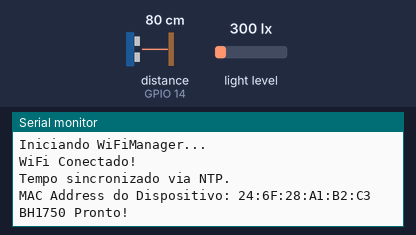
Simulated run of this sketch. Board: ESP32. On the bench: the last lines printed to the serial monitor. Wiring (inferred from the names in the program): ultrasonic range finder: trigger GPIO 12; echo GPIO 14. The test bench sets the inputs (shaded band); at power-on: distance to the obstacle (sensor on GPIO 14) 80 cm, light level 300 lx. The echo pulse lasts 58.3 µs per cm; WiFi joins after 1.5 s; servers stay silent unless stated; the local clock reads 2024-03-15 10:24:30 at power-on unless the sketch sets it; web services answer with replies made up by the test bench.

Above: at 2.9 s.
3.0 s: distance to the obstacle (sensor on GPIO 14) set to 2 cm
At 4.4 s:
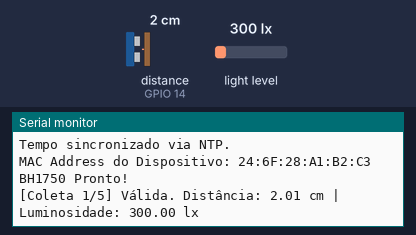
7.5 s: light level set to 40 lx
At 15.34 s:
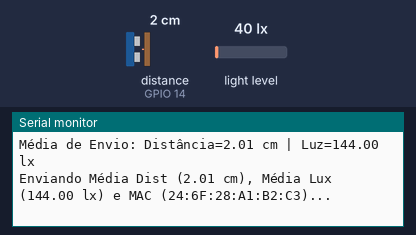
15.5 s: distance to the obstacle (sensor on GPIO 14) set to 4 cm
At 15.5 s:
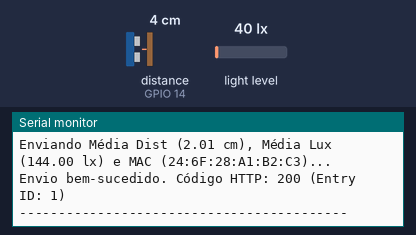
19.6 s: light level set to 500 lx
At 22.2 s:
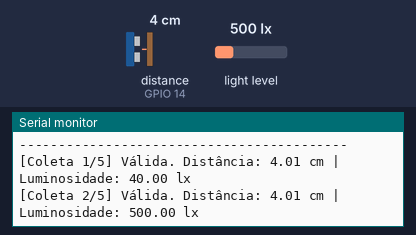
Timing chart, 0 to 23.7 s (numbered marks = the images above; inputs shaded):
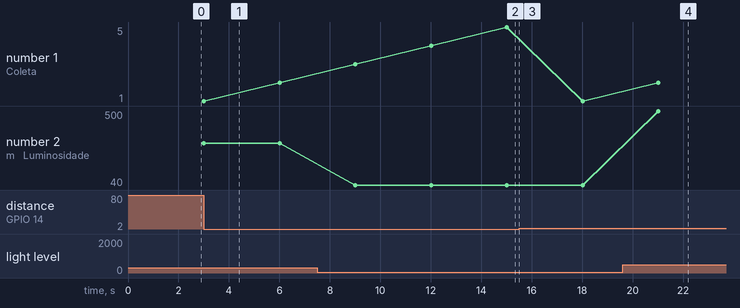

Measured:
- after the input at 3.0 s, the serial monitor: prints a new line at once (image 1)
- after the input at 7.5 s, the serial monitor: prints a new line after 1.5 s (image 2)
- after the input at 19.6 s, the serial monitor: prints a new line after 1.4 s (image 4)
- plotted number 2: 300 → 40 after the input at 7.5 s, 40 → 500 after the input at 19.6 s

The sketch:

Projeto_IoT.ino
```cpp
/*
 * PROJETO: Logger IoT para ThingSpeak (Canal Único, 3 Fields)
 * FUNÇÃO: Coletar dados de sensores (HC-SR04 e BH1750), fazer uma média de 5 leituras
 * a cada 15 segundos, e enviar os resultados junto com o MAC Address para o ThingSpeak:
 * Field 1: Média de Distância (cm)
 * Field 2: Média de Luminosidade (Lux)
 * Field 3: MAC Address do Dispositivo
 */

// ====================================================================
// INCLUSÃO DE BIBLIOTECAS
// ====================================================================

#include <WiFi.h>          // Biblioteca principal para gerenciamento de Wi-Fi.
#include <WiFiManager.h>   // Biblioteca de Provisionamento Simplificado (Portal Cativo).
#include <time.h>          // Biblioteca para sincronização de tempo (NTP).
#include <Wire.h>          // Biblioteca para comunicação I2C (usada pelo BH1750).
#include <BH1750.h>        // Biblioteca para o sensor de luminosidade digital BH1750.
#include <HTTPClient.h>    // Cliente HTTP para fazer requisições GET para o ThingSpeak.
#include <Arduino.h>       // Inclui funções básicas do Arduino.

// ====================================================================
// CONFIGURAÇÕES DO THINGSPEAK (PREENCHA AQUI!)
// ====================================================================

const char* THINGSPEAK_API_HOST = "http://api.thingspeak.com/update";
const char* THINGSPEAK_CHANNEL_ID = "3166584";
const char* THINGSPEAK_WRITE_API_KEY = "2RY2FMBN3TFXTYYM";

const int FIELD_DISTANCIA = 1;
const int FIELD_LUZ = 2;
const int FIELD_MAC_ADDRESS = 3;

// ====================================================================
// CONFIGURAÇÕES GLOBAIS E VARIÁVEIS DE CONEXÃO
// ====================================================================

// --- Configurações NTP (Network Time Protocol) ---
const char* ntpServer = "pool.ntp.org";
const long gmtOffset_sec = -10800;
const int daylightOffset_sec = 0;

// --- Configurações de Hardware (Pinos GPIO) ---
const int trigPin = 12; // Pino Trigger do sensor ultrassônico HC-SR04.
const int echoPin = 14; // Pino Echo do sensor ultrassônico HC-SR04.
const int I2C_SDA = 21; // Pino SDA (Dados) para comunicação I2C.
const int I2C_SCL = 22; // Pino SCL (Clock) para comunicação I2C.

// --- Filtros de Sanidade para o HC-SR04 ---
const float MAX_DISTANCE_CM = 350.0;     // Distância máxima plausível para o HC-SR04
const float MIN_VALID_DISTANCE_CM = 2.0; // Distância mínima (abaixo disso é ruído/suporte/Zona Cega)

// ====================================================================
// VARIÁVEIS DE CÁLCULO E TEMPORIZAÇÃO (Lógica de Média)
// ====================================================================

const long LEITURA_INTERVALO_MS = 15000;
const int NUM_AMOSTRAS = 5;
const long COLETA_INTERVALO_MS = LEITURA_INTERVALO_MS / NUM_AMOSTRAS;

unsigned long ultimoTempoColeta = 0;
float somaDistancia = 0.0;
float somaLux = 0.0;
int contadorAmostras = 0;

// ====================================================================
// VARIÁVEIS DE IDENTIFICAÇÃO DO DISPOSITIVO
// ====================================================================

String deviceMacAddress = "";

// ====================================================================
// OBJETOS DE HARDWARE
// ====================================================================

BH1750 lightmeter;

// ====================================================================
// FUNÇÃO: setup_wifi_manager()
// ====================================================================

/**
 * @brief Gerencia a conexão Wi-Fi utilizando o WiFiManager.
 */
void setup_wifi_manager() {
    WiFiManager wm;
    Serial.println("Iniciando WiFiManager...");
    if (!wm.autoConnect("ESP Setup", "12345678")) {
        Serial.println("Falha na conexão Wi-Fi. Reiniciando em 3 segundos...");
        delay(3000);
        ESP.restart();
    }
    Serial.println("WiFi Conectado!");
    configTime(gmtOffset_sec, daylightOffset_sec, ntpServer);
    Serial.println("Tempo sincronizado via NTP.");
}

// ====================================================================
// FUNÇÕES DE UTILIDADE E SENSORES
// ====================================================================

/**
 * @brief Calcula a distância em centímetros usando o HC-SR04 (Ultrassônico) com filtro.
 * @return float Distância calculada em centímetros (cm). Retorna -1.0 se inválida.
 */
float proximidade() {
    // 1. Limpa o TrigPin (garante pulso baixo por 2µs)
    digitalWrite(trigPin, LOW);
    delayMicroseconds(2);
    // 2. Envia um pulso alto (Trigger) por 10µs
    digitalWrite(trigPin, HIGH);
    delayMicroseconds(10);
    // 3. Desliga o pulso
    digitalWrite(trigPin, LOW);

    // 4. Mede a duração do pulso de retorno (Echo)
    // Timeout de 30ms para evitar travamento em caso de erro ou longo alcance.
    unsigned long duration = pulseIn(echoPin, HIGH, 30000);

    // 5. Calcula a distância (d = t * v_som / 2)
    float distance = (duration * 0.0343) / 2;

    // --- FILTRAGEM DE SANIDADE (Zona Cega e Limite Máximo) ---
    if (distance > MAX_DISTANCE_CM || distance < MIN_VALID_DISTANCE_CM) {
        // Se a duração for 0 (timeout) ou estiver fora da faixa plausível
        return -1.0; // Valor de erro para descarte
    }

    return distance;
}

/**
 * @brief Lê o nível de luminosidade em Lux do BH1750.
 * @return float Luminosidade em Lux. Retorna -2.0 em caso de erro na leitura.
 */
float luminosidade() {
    // A função retorna -1.0 internamente se a medição não estiver pronta.
    float lux = lightmeter.readLightLevel();

    if (lux < 0.0) {
        // Se a leitura falhou ou está indisponível, retornamos um código de erro
        // diferente para podermos distinguir do filtro de distância.
        return -2.0;
    }
    return lux;
}

// ====================================================================
// FUNÇÃO: enviar_dados_thingspeak()
// ====================================================================

/**
 * @brief Envia os dados de distância (média), luz (média) e MAC Address em uma ÚNICA requisição.
 */
void enviar_dados_thingspeak(float distance, float lux, const String& macAddress) {
    if (WiFi.status() != WL_CONNECTED) {
        Serial.println("ERRO: Wi-Fi desconectado. Não foi possível enviar.");
        return;
    }

    HTTPClient http;
    char urlBuffer[300];

    // Cria a string da URL com todos os campos formatados.
    snprintf(urlBuffer, sizeof(urlBuffer),
              "%s?api_key=%s&field%d=%.2f&field%d=%.2f&field%d=%s",
              THINGSPEAK_API_HOST,
              THINGSPEAK_WRITE_API_KEY,
              FIELD_DISTANCIA,
              distance,
              FIELD_LUZ,
              lux,
              FIELD_MAC_ADDRESS,
              macAddress.c_str()
              );

    Serial.printf("Enviando Média Dist (%.2f cm), Média Lux (%.2f lx) e MAC (%s)...\n",
                  distance, lux, macAddress.c_str());

    http.begin(urlBuffer);

    int httpResponseCode = http.GET();

    if (httpResponseCode > 0) {
        String response = http.getString();
        Serial.printf("Envio bem-sucedido. Código HTTP: %d (Entry ID: %s)\n", httpResponseCode, response.c_str());
    } else {
        Serial.printf("Falha ao enviar dados. Erro HTTP: %d\n", httpResponseCode);
        Serial.printf("Mensagem de Erro: %s\n", http.errorToString(httpResponseCode).c_str());
    }

    http.end();
}


// ====================================================================
// FUNÇÃO: setup() - Configuração Inicial
// ====================================================================

void setup() {
    Serial.begin(9600);
    Serial.println("\n--- Inicializando ESP32 (Logger ThingSpeak com Média de Amostras) ---");
    Serial.setDebugOutput(true);

    // 1. Configuração dos pinos do sensor ultrassônico.
    pinMode(trigPin, OUTPUT);
    pinMode(echoPin, INPUT);

    // 2. Configura a conexão Wi-Fi.
    setup_wifi_manager();

    // 2.1 Captura o MAC Address para identificação
    deviceMacAddress = WiFi.macAddress();
    Serial.printf("MAC Address do Dispositivo: %s\n", deviceMacAddress.c_str());

    // 3. Inicializa a comunicação I2C e o sensor BH1750.
    Wire.begin(I2C_SDA, I2C_SCL);
    delay(200);

    if (lightmeter.begin(BH1750::CONTINUOUS_HIGH_RES_MODE)) {
        Serial.println("BH1750 Pronto!");
    } else {
        Serial.println("ERRO: BH1750 não encontrado! A leitura de Lux será inválida.");
    }
}

// ====================================================================
// FUNÇÃO: loop() - Loop Principal de Execução
// ====================================================================

void loop() {
    // Checa a conexão Wi-Fi periodicamente e tenta reconectar.
    if (WiFi.status() != WL_CONNECTED) {
        if(millis() % 5000 < 50){
            WiFi.reconnect();
        }
        delay(100);
        return;
    }

    unsigned long tempoAtual = millis();

    // ----------------------------------------------------
    // LÓGICA DE COLETA (COLETA_INTERVALO_MS = 3 SEGUNDOS)
    // ----------------------------------------------------
    if (tempoAtual - ultimoTempoColeta >= COLETA_INTERVALO_MS) {
        ultimoTempoColeta = tempoAtual;

        float distancia = proximidade();
        float lux = luminosidade();

        // Verifica se ambas as leituras estão dentro da faixa de plausibilidade.
        bool leituraValida = (distancia != -1.0) && (lux != -2.0);

        if (leituraValida) {
            // Se ambos os sensores retornaram valores plausíveis, acumulamos.
            somaDistancia += distancia;
            somaLux += lux;
            contadorAmostras++;
            Serial.printf("[Coleta %d/%d] Válida. Distância: %.2f cm | Luminosidade: %.2f lx\n",
                          contadorAmostras, NUM_AMOSTRAS, distancia, lux);
        } else {
            // Log detalhado de por que a amostra foi descartada.
            if (distancia == -1.0) {
                Serial.println("❌ Amostra descartada: Distância fora da faixa válida (2cm a 350cm).");
            }
            if (lux == -2.0) {
                Serial.println("❌ Amostra descartada: Falha na leitura BH1750 (Sensor não pronto ou erro I2C).");
            }
        }
    }

    // ----------------------------------------------------
    // LÓGICA DE ENVIO (QUANDO NUM_AMOSTRAS = 5 ESTIVEREM PRONTAS)
    // ----------------------------------------------------
    if (contadorAmostras >= NUM_AMOSTRAS) {

        float mediaDistancia = somaDistancia / NUM_AMOSTRAS;
        float mediaLux = somaLux / NUM_AMOSTRAS;

        Serial.printf("\n--- ENVIO THINGSPEAK (Média de %d leituras, total 15s) ---\n", NUM_AMOSTRAS);
        Serial.printf("Média de Envio: Distância=%.2f cm | Luz=%.2f lx\n", mediaDistancia, mediaLux);

        enviar_dados_thingspeak(mediaDistancia, mediaLux, deviceMacAddress);

        // Reinicia os acumuladores e o contador para o próximo ciclo de 15s
        somaDistancia = 0.0;
        somaLux = 0.0;
        contadorAmostras = 0;

        Serial.println("------------------------------------------\n");
    }

    delay(10);
}
```
